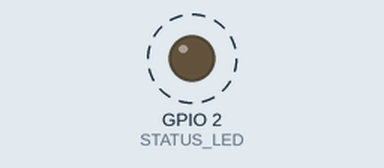
A sketch run on a simulated ESP32. On the bench: output pins drawn as LEDs (lit = HIGH). Dashed ring = blinking. What the sketch prints to the serial monitor is not drawn.

Above: at 0.02 s.
Timing chart, 0 to 3.0 s (numbered marks = the images above):
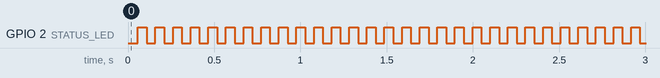

The sketch:

customer_tag.ino
```cpp
/*
 SMART SHOPPING CART - CUSTOMER TAG ESP32
 Broadcasts a small ESP-NOW packet so the cart can follow by RSSI.
*/

#include <WiFi.h>
#include <esp_now.h>
#include <esp_wifi.h>

#define STATUS_LED 2
#define TAG_BUTTON 0

#define TAG_ID 1001

// Must match the channel used by MAIN ESP32 and LEFT NODE.
const uint8_t WIFI_CHANNEL = 6;
const unsigned long SEND_INTERVAL_MS = 50;

uint8_t broadcastAddress[] = {0xff, 0xff, 0xff, 0xff, 0xff, 0xff};
uint32_t counter = 0;
unsigned long lastSendMs = 0;
bool ledState = false;

struct TagPacket {
  uint16_t tagID;
  uint32_t counter;
};

void onDataSent(const uint8_t*, esp_now_send_status_t status) {
  if (status == ESP_NOW_SEND_SUCCESS) {
    ledState = !ledState;
    digitalWrite(STATUS_LED, ledState);
  }
}

void setup() {
  Serial.begin(115200);
  pinMode(STATUS_LED, OUTPUT);
  pinMode(TAG_BUTTON, INPUT_PULLUP);

  WiFi.mode(WIFI_STA);
  WiFi.disconnect();
  esp_wifi_set_channel(WIFI_CHANNEL, WIFI_SECOND_CHAN_NONE);

  Serial.println();
  Serial.println("SMART CART CUSTOMER TAG STARTING...");
  Serial.print("TAG MAC: ");
  Serial.println(WiFi.macAddress());
  Serial.print("ESP-NOW channel: ");
  Serial.println(WIFI_CHANNEL);

  if (esp_now_init() != ESP_OK) {
    Serial.println("ESP-NOW init failed");
    while (true) delay(100);
  }

  esp_now_register_send_cb(onDataSent);

  esp_now_peer_info_t peerInfo = {};
  memcpy(peerInfo.peer_addr, broadcastAddress, 6);
  peerInfo.channel = WIFI_CHANNEL;
  peerInfo.encrypt = false;

  if (esp_now_add_peer(&peerInfo) != ESP_OK) {
    Serial.println("Failed to add broadcast peer");
    while (true) delay(100);
  }

  Serial.println("TAG READY");
}

void loop() {
  if (millis() - lastSendMs >= SEND_INTERVAL_MS) {
    lastSendMs = millis();

    TagPacket packet;
    packet.tagID = TAG_ID;
    packet.counter = counter++;

    esp_err_t result = esp_now_send(broadcastAddress, (uint8_t*)&packet, sizeof(packet));
    Serial.printf("tagSend=%s counter=%lu\n", result == ESP_OK ? "OK" : "FAILED", counter);
  }

  delay(5);
}
```

Measured:
- by itself, GPIO 2 (STATUS_LED): alternates HIGH for 0.05 s and LOW for 0.05 s
